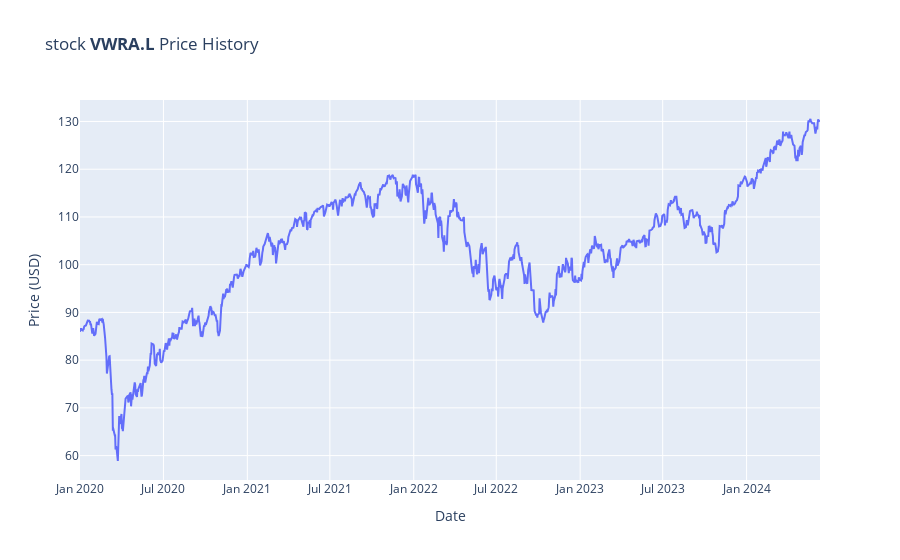

Write notebook code for a chart like this one.
### Markdown cell above
Hystorical Behavior of the Selected stock
===========================

### Code cell
### GENERIC INFORMATION ABOUT stock and its HYSTORICAL BEHAVIOR
# isin_string = "IE00B4L5Y983", ticker_string = "VWRA.L", ticker_string = "GME"
stock_under_test = input("Enter the stock ticker symbol: ")
# Time Informations
day, month, year = month_year()
start_date = input("Enter the start date (YYYY-MM-DD): ")
# end_date = input("Enter the end date (YYYY-MM-DD): ")
end_date = f"{year}-{month}-{day}"
stock_data_object = get_stock_data(stock_under_test)
stock_data_daily_values = plot_stock_data(stock_data_object, start_date, end_date)

### Figure 1 — Plotly figure (JSON) as saved in the notebook; plotly's stock layout.template omitted (floating-point values rounded to 4 significant figures; data arrays with more than 128 entries replaced by an {"elided": "..."} marker saying what was removed)
{"data": [{"type": "scatter", "x": {"elided": "1120 str values"}, "y": {"elided": "1120 float values"}}], "layout": {"title": {"text": "stock <b>VWRA.L</b> Price History"}, "xaxis": {"title": {"text": "Date"}}, "yaxis": {"title": {"text": "Price (USD)"}}}}
